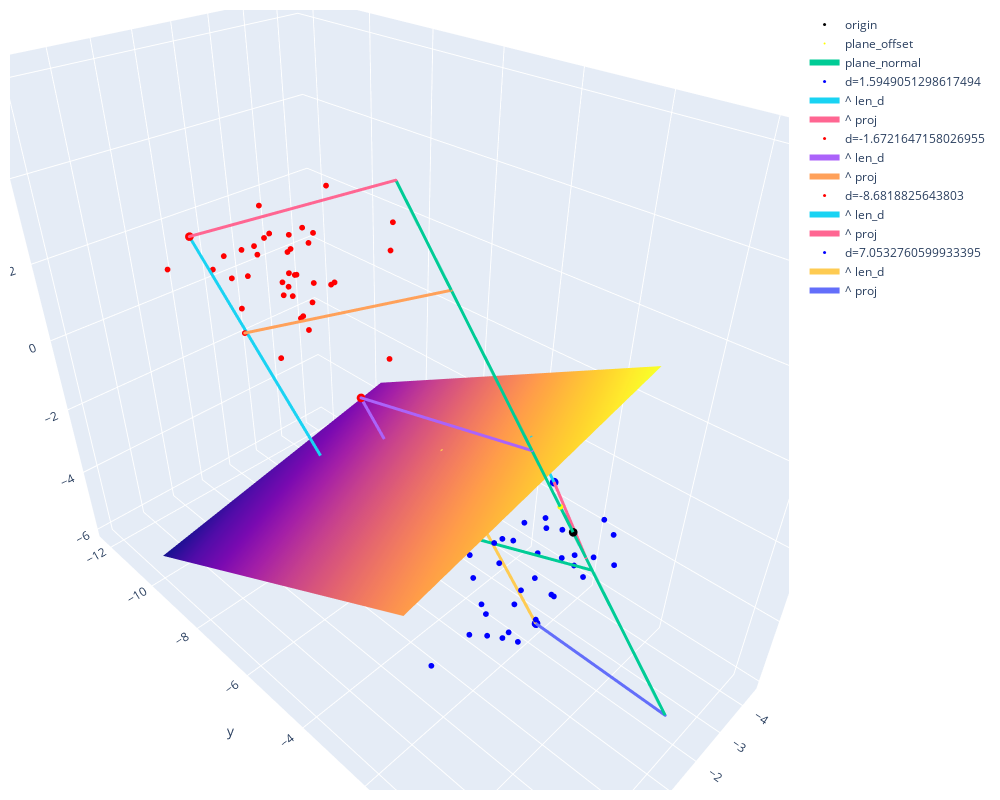

The cell this chart's notebook holds for it:
### Code cell
with ThreeDFigure() as fig: #trafo, back_trafo, swap_axes="xz"
    plane_offset = decision_plane.project([0,0,0]) #point where plane == plane.normal (plane doesn't need to go through [0,0,0])
    fig.add_markers([0,0,0], size=3, name="origin") #coordinate center
    fig.add_markers(plane_offset, name="plane_offset", color="yellow")
    fig.add_line(plane_offset+decision_plane.normal*minneg, plane_offset+decision_plane.normal*maxpos, name="plane_normal") 
    for point, side in zip(X, y):
        if trafo(point)[0] in [minneg, maxneg, minpos, maxpos]:
            fig.add_markers(point, color="blue" if side else "red", name="d="+str(trafo(point)[0]), size=3)
            fig.add_line(point, back_trafo([0, trafo(point)[1], trafo(point)[2]]), name="^ len_d",)            
            fig.add_line(point, ortho_projection_affine(point, decision_plane.normal), name="^ proj")
        else:
            fig.add_markers(point, color="blue" if side else "red", name=str(trafo(point)[0]), showlegend=False)
    xx, yy = make_meshgrid(minx=minx, miny=miny, maxx=maxx, maxy=maxy, margin=0.1)
    fig.add_surface(xx, yy, decision_plane.z) #decision hyperplane
    fig.add_sample_projections(X, decision_plane.normal, n_samples=3, showlegend=False)

### Figure 1 — Plotly figure (JSON) as saved in the notebook; plotly's stock layout.template omitted (floating-point values rounded to 4 significant figures; data arrays with more than 128 entries replaced by an {"elided": "..."} marker saying what was removed)
{"data": [{"marker": {"color": "black", "line": {"width": 0}, "size": 3}, "mode": "markers", "name": "origin", "type": "scatter3d", "x": [0], "y": [0], "z": [0]}, {"marker": {"color": "yellow", "line": {"width": 0}, "size": 2}, "mode": "markers", "name": "plane_offset", "type": "scatter3d", "x": [0.1046], "y": [-0.2674], "z": [0.5043]}, {"line": {"width": 6}, "marker": {"size": 1}, "name": "plane_normal", "type": "scatter3d", "x": [1.254, -0.8294], "y": [-3.208, 2.121], "z": [6.049, -4.0]}, {"marker": {"color": "blue", "line": {"width": 0}, "size": 2}, "mode": "markers", "name": "4.520104786776514", "showlegend": false, "type": "scatter3d", "x": [0.04201], "y": [-1.29], "z": [-3.848]}, {"marker": {"color": "blue", "line": {"width": 0}, "size": 3}, "mode": "markers", "name": "d=1.5949051298617494", "type": "scatter3d", "x": [-2.134], "y": [-1.905], "z": [-1.249]}, {"line": {"width": 6}, "marker": {"size": 1}, "name": "^ len_d", "type": "scatter3d", "x": [-2.134, -1.923], "y": [-1.905, -2.445], "z": [-1.249, -0.2301]}, {"line": {"width": 6}, "marker": {"size": 1}, "name": "^ proj", "type": "scatter3d", "x": [-2.134, -0.1066], "y": [-1.905, 0.2727], "z": [-1.249, -0.5142]}, {"marker": {"color": "blue", "line": {"width": 0}, "size": 2}, "mode": "markers", "name": "3.730167512258703", "showlegend": false, "type": "scatter3d", "x": [-2.644], "y": [-2.291], "z": [-3.153]}, {"marker": {"color": "red", "line": {"width": 0}, "size": 2}, "mode": "markers", "name": "-5.745992928452934", "showlegend": false, "type": "scatter3d", "x": [-1.84], "y": [-10.38], "z": [0.4023]}, {"marker": {"color": "red", "line": {"width": 0}, "size": 2}, "mode": "markers", "name": "-5.607479342784313", "showlegend": false, "type": "scatter3d", "x": [-1.616], "y": [-8.87], "z": [1.041]}, {"marker": {"color": "blue", "line": {"width": 0}, "size": 2}, "mode": "markers", "name": "2.46624821832641", "showlegend": false, "type": "scatter3d", "x": [-1.608], "y": [-2.186], "z": [-2.244]}, {"marker": {"color": "blue", "line": {"width": 0}, "size": 2}, "mode": "markers", "name": "3.8377588593858505", "showlegend": false, "type": "scatter3d", "x": [-1.723], "y": [-0.8964], "z": [-2.696]}, {"marker": {"color": "red", "line": {"width": 0}, "size": 2}, "mode": "markers", "name": "-3.8077693058260227", "showlegend": false, "type": "scatter3d", "x": [-0.7717], "y": [-9.265], "z": [-0.8654]}, {"marker": {"color": "blue", "line": {"width": 0}, "size": 2}, "mode": "markers", "name": "3.6738378466435027", "showlegend": false, "type": "scatter3d", "x": [-0.6713], "y": [-0.6319], "z": [-2.635]}, {"marker": {"color": "blue", "line": {"width": 0}, "size": 2}, "mode": "markers", "name": "3.4461171293380617", "showlegend": false, "type": "scatter3d", "x": [-1.598], "y": [-1.752], "z": [-2.844]}, {"marker": {"color": "red", "line": {"width": 0}, "size": 2}, "mode": "markers", "name": "-7.271648947270365", "showlegend": false, "type": "scatter3d", "x": [-1.876], "y": [-9.501], "z": [2.168]}, {"marker": {"color": "red", "line": {"width": 0}, "size": 2}, "mode": "markers", "name": "-6.02054438172613", "showlegend": false, "type": "scatter3d", "x": [1.305], "y": [-7.646], "z": [1.434]}, {"marker": {"color": "blue", "line": {"width": 0}, "size": 2}, "mode": "markers", "name": "3.4032814419682924", "showlegend": false, "type": "scatter3d", "x": [-0.5587], "y": [-2.654], "z": [-3.502]}, {"marker": {"color": "blue", "line": {"width": 0}, "size": 2}, "mode": "markers", "name": "3.4984037139662676", "showlegend": false, "type": "scatter3d", "x": [-0.5371], "y": [-1.351], "z": [-2.896]}, {"marker": {"color": "blue", "line": {"width": 0}, "size": 2}, "mode": "markers", "name": "5.39953961087352", "showlegend": false, "type": "scatter3d", "x": [-2.428], "y": [-2.3], "z": [-4.615]}, {"marker": {"color": "red", "line": {"width": 0}, "size": 2}, "mode": "markers", "name": "-8.158226730223781", "showlegend": false, "type": "scatter3d", "x": [-2.189], "y": [-8.93], "z": [3.285]}, {"marker": {"color": "red", "line": {"width": 0}, "size": 2}, "mode": "markers", "name": "-7.365028458102409", "showlegend": false, "type": "scatter3d", "x": [-1.239], "y": [-10.6], "z": [1.532]}, {"marker": {"color": "red", "line": {"width": 0}, "size": 3}, "mode": "markers", "name": "d=-1.6721647158026955", "type": "scatter3d", "x": [-1.549], "y": [-7.25], "z": [-1.442]}, {"line": {"width": 6}, "marker": {"size": 1}, "name": "^ len_d", "type": "scatter3d", "x": [-1.549, -1.771], "y": [-7.25, -6.684], "z": [-1.442, -2.509]}, {"line": {"width": 6}, "marker": {"size": 1}, "name": "^ proj", "type": "scatter3d", "x": [-1.549, 0.326], "y": [-7.25, -0.8337], "z": [-1.442, 1.572]}, {"marker": {"color": "blue", "line": {"width": 0}, "size": 2}, "mode": "markers", "name": "3.1918881467661584", "showlegend": false, "type": "scatter3d", "x": [-1.658], "y": [-2.469], "z": [-2.997]}, {"marker": {"color": "red", "line": {"width": 0}, "size": 2}, "mode": "markers", "name": "-5.669573549102594", "showlegend": false, "type": "scatter3d", "x": [-0.7772], "y": [-10.73], "z": [-0.0647]}, {"marker": {"color": "blue", "line": {"width": 0}, "size": 2}, "mode": "markers", "name": "3.958663632250468", "showlegend": false, "type": "scatter3d", "x": [-0.2077], "y": [-0.6905], "z": [-3.003]}, {"marker": {"color": "red", "line": {"width": 0}, "size": 2}, "mode": "markers", "name": "-2.4473691606452084", "showlegend": false, "type": "scatter3d", "x": [-2.209], "y": [-6.931], "z": [-0.4799]}, {"marker": {"color": "red", "line": {"width": 0}, "size": 2}, "mode": "markers", "name": "-6.941026298267742", "showlegend": false, "type": "scatter3d", "x": [-2.109], "y": [-9.394], "z": [1.994]}, {"marker": {"color": "blue", "line": {"width": 0}, "size": 2}, "mode": "markers", "name": "4.784683172385866", "showlegend": false, "type": "scatter3d", "x": [-0.318], "y": [-1.401], "z": [-4.056]}, {"marker": {"color": "blue", "line": {"width": 0}, "size": 2}, "mode": "markers", "name": "3.3011381180914676", "showlegend": false, "type": "scatter3d", "x": [-1.762], "y": [-2.847], "z": [-3.268]}, {"marker": {"color": "red", "line": {"width": 0}, "size": 2}, "mode": "markers", "name": "-5.949782719443056", "showlegend": false, "type": "scatter3d", "x": [-1.699], "y": [-9.614], "z": [0.9537]}, {"marker": {"color": "red", "line": {"width": 0}, "size": 2}, "mode": "markers", "name": "-7.633534610495445", "showlegend": false, "type": "scatter3d", "x": [-0.8996], "y": [-9.699], "z": [2.167]}, {"marker": {"color": "red", "line": {"width": 0}, "size": 3}, "mode": "markers", "name": "d=-8.6818825643803", "type": "scatter3d", "x": [0.1266], "y": [-11.22], "z": [2.034]}, {"line": {"width": 6}, "marker": {"size": 1}, "name": "^ len_d", "type": "scatter3d", "x": [0.1266, -1.023], "y": [-11.22, -8.279], "z": [2.034, -3.51]}, {"line": {"width": 6}, "marker": {"size": 1}, "name": "^ proj", "type": "scatter3d", "x": [0.1266, 1.254], "y": [-11.22, -3.208], "z": [2.034, 6.049]}, {"marker": {"color": "blue", "line": {"width": 0}, "size": 2}, "mode": "markers", "name": "3.9211781975638997", "showlegend": false, "type": "scatter3d", "x": [-3.279], "y": [-1.228], "z": [-2.619]}, {"marker": {"color": "red", "line": {"width": 0}, "size": 2}, "mode": "markers", "name": "-7.602510966286185", "showlegend": false, "type": "scatter3d", "x": [-0.5448], "y": [-10.13], "z": [1.836]}, {"marker": {"color": "red", "line": {"width": 0}, "size": 2}, "mode": "markers", "name": "-5.8215245358552625", "showlegend": false, "type": "scatter3d", "x": [-1.999], "y": [-10.06], "z": [0.6682]}, {"marker": {"color": "blue", "line": {"width": 0}, "size": 2}, "mode": "markers", "name": "4.245398071311599", "showlegend": false, "type": "scatter3d", "x": [-0.692], "y": [-1.589], "z": [-3.622]}, {"marker": {"color": "blue", "line": {"width": 0}, "size": 2}, "mode": "markers", "name": "5.022136790147635", "showlegend": false, "type": "scatter3d", "x": [-0.2605], "y": [-1.922], "z": [-4.544]}, {"marker": {"color": "blue", "line": {"width": 0}, "size": 2}, "mode": "markers", "name": "2.356951788816178", "showlegend": false, "type": "scatter3d", "x": [-1.72], "y": [-1.741], "z": [-1.892]}, {"marker": {"color": "blue", "line": {"width": 0}, "size": 2}, "mode": "markers", "name": "2.0016244350890786", "showlegend": false, "type": "scatter3d", "x": [-0.5416], "y": [-2.586], "z": [-2.284]}, {"marker": {"color": "blue", "line": {"width": 0}, "size": 2}, "mode": "markers", "name": "5.154934108046541", "showlegend": false, "type": "scatter3d", "x": [-3.144], "y": [-1.262], "z": [-3.709]}, {"marker": {"color": "blue", "line": {"width": 0}, "size": 2}, "mode": "markers", "name": "1.8056041928849378", "showlegend": false, "type": "scatter3d", "x": [1.986], "y": [-0.6218], "z": [-1.601]}, {"marker": {"color": "red", "line": {"width": 0}, "size": 2}, "mode": "markers", "name": "-6.6688453959561595", "showlegend": false, "type": "scatter3d", "x": [-0.7782], "y": [-10.33], "z": [0.9933]}, {"marker": {"color": "blue", "line": {"width": 0}, "size": 2}, "mode": "markers", "name": "4.968500107919382", "showlegend": false, "type": "scatter3d", "x": [-2.354], "y": [-1.001], "z": [-3.577]}, {"marker": {"color": "blue", "line": {"width": 0}, "size": 2}, "mode": "markers", "name": "2.688771577065013", "showlegend": false, "type": "scatter3d", "x": [0.5324], "y": [-3.307], "z": [-3.47]}, {"marker": {"color": "blue", "line": {"width": 0}, "size": 2}, "mode": "markers", "name": "5.75564472785656", "showlegend": false, "type": "scatter3d", "x": [-0.7956], "y": [-1.466], "z": [-4.812]}, {"marker": {"color": "red", "line": {"width": 0}, "size": 2}, "mode": "markers", "name": "-7.372835645872424", "showlegend": false, "type": "scatter3d", "x": [-1.958], "y": [-10.92], "z": [1.518]}, {"marker": {"color": "red", "line": {"width": 0}, "size": 2}, "mode": "markers", "name": "-4.570579311887976", "showlegend": false, "type": "scatter3d", "x": [-0.8466], "y": [-8.203], "z": [0.3586]}, {"marker": {"color": "red", "line": {"width": 0}, "size": 2}, "mode": "markers", "name": "-7.43044616429553", "showlegend": false, "type": "scatter3d", "x": [-0.9541], "y": [-11.52], "z": [1.04]}, {"marker": {"color": "red", "line": {"width": 0}, "size": 2}, "mode": "markers", "name": "-7.419499663992624", "showlegend": false, "type": "scatter3d", "x": [-1.167], "y": [-9.111], "z": [2.353]}, {"marker": {"color": "red", "line": {"width": 0}, "size": 2}, "mode": "markers", "name": "-5.327418280604753", "showlegend": false, "type": "scatter3d", "x": [-1.619], "y": [-9.718], "z": [0.3556]}, {"marker": {"color": "blue", "line": {"width": 0}, "size": 2}, "mode": "markers", "name": "1.816886210979866", "showlegend": false, "type": "scatter3d", "x": [2.815], "y": [-0.7715], "z": [-1.862]}, {"marker": {"color": "red", "line": {"width": 0}, "size": 2}, "mode": "markers", "name": "-6.434900430010024", "showlegend": false, "type": "scatter3d", "x": [-2.468], "y": [-10.9], "z": [0.8398]}, {"marker": {"color": "blue", "line": {"width": 0}, "size": 2}, "mode": "markers", "name": "3.2708310505717697", "showlegend": false, "type": "scatter3d", "x": [-2.611], "y": [-3.618], "z": [-3.476]}, {"marker": {"color": "blue", "line": {"width": 0}, "size": 2}, "mode": "markers", "name": "4.721325554909513", "showlegend": false, "type": "scatter3d", "x": [-2.632], "y": [-0.4599], "z": [-3.023]}, {"marker": {"color": "blue", "line": {"width": 0}, "size": 2}, "mode": "markers", "name": "1.9402856730358167", "showlegend": false, "type": "scatter3d", "x": [-0.2737], "y": [-3.075], "z": [-2.547]}, {"marker": {"color": "red", "line": {"width": 0}, "size": 2}, "mode": "markers", "name": "-7.112210411104723", "showlegend": false, "type": "scatter3d", "x": [-0.8563], "y": [-8.682], "z": [2.256]}, {"marker": {"color": "blue", "line": {"width": 0}, "size": 2}, "mode": "markers", "name": "3.137269193818632", "showlegend": false, "type": "scatter3d", "x": [0.5109], "y": [-1.412], "z": [-2.84]}, {"marker": {"color": "blue", "line": {"width": 0}, "size": 2}, "mode": "markers", "name": "4.50996459293455", "showlegend": false, "type": "scatter3d", "x": [-3.363], "y": [-0.9825], "z": [-2.97]}, {"marker": {"color": "red", "line": {"width": 0}, "size": 2}, "mode": "markers", "name": "-5.169960629183325", "showlegend": false, "type": "scatter3d", "x": [-3.624], "y": [-8.32], "z": [1.379]}, {"marker": {"color": "red", "line": {"width": 0}, "size": 2}, "mode": "markers", "name": "-5.996422073376541", "showlegend": false, "type": "scatter3d", "x": [-0.8982], "y": [-8.915], "z": [1.197]}, {"marker": {"color": "red", "line": {"width": 0}, "size": 2}, "mode": "markers", "name": "-8.402287099482406", "showlegend": false, "type": "scatter3d", "x": [-1.684], "y": [-10.87], "z": [2.36]}, {"marker": {"color": "blue", "line": {"width": 0}, "size": 2}, "mode": "markers", "name": "1.6149660181834125", "showlegend": false, "type": "scatter3d", "x": [-0.1757], "y": [-1.867], "z": [-1.651]}, {"marker": {"color": "red", "line": {"width": 0}, "size": 2}, "mode": "markers", "name": "-7.237910744469194", "showlegend": false, "type": "scatter3d", "x": [-0.585], "y": [-11.51], "z": [0.8038]}, {"marker": {"color": "red", "line": {"width": 0}, "size": 2}, "mode": "markers", "name": "-5.112199396948156", "showlegend": false, "type": "scatter3d", "x": [-2.302], "y": [-9.049], "z": [0.6697]}, {"marker": {"color": "red", "line": {"width": 0}, "size": 2}, "mode": "markers", "name": "-7.019649731647505", "showlegend": false, "type": "scatter3d", "x": [-0.06222], "y": [-9.943], "z": [1.344]}, {"marker": {"color": "blue", "line": {"width": 0}, "size": 2}, "mode": "markers", "name": "3.7689940340626134", "showlegend": false, "type": "scatter3d", "x": [-0.7792], "y": [-0.7632], "z": [-2.763]}, {"marker": {"color": "blue", "line": {"width": 0}, "size": 2}, "mode": "markers", "name": "2.3338236059696182", "showlegend": false, "type": "scatter3d", "x": [-1.741], "y": [-2.848], "z": [-2.455]}, {"marker": {"color": "blue", "line": {"width": 0}, "size": 2}, "mode": "markers", "name": "3.790577213908484", "showlegend": false, "type": "scatter3d", "x": [-1.847], "y": [-1.293], "z": [-2.841]}, {"marker": {"color": "red", "line": {"width": 0}, "size": 2}, "mode": "markers", "name": "-4.581931802766318", "showlegend": false, "type": "scatter3d", "x": [-1.662], "y": [-9.415], "z": [-0.1055]}, {"marker": {"color": "blue", "line": {"width": 0}, "size": 2}, "mode": "markers", "name": "5.070768599812155", "showlegend": false, "type": "scatter3d", "x": [-3.058], "y": [-1.707], "z": [-3.891]}, {"marker": {"color": "red", "line": {"width": 0}, "size": 2}, "mode": "markers", "name": "-4.647953120182474", "showlegend": false, "type": "scatter3d", "x": [-1.437], "y": [-9.225], "z": [0.004471]}, {"marker": {"color": "red", "line": {"width": 0}, "size": 2}, "mode": "markers", "name": "-7.964409309726637", "showlegend": false, "type": "scatter3d", "x": [0.3044], "y": [-12.14], "z": [0.9018]}, {"marker": {"color": "red", "line": {"width": 0}, "size": 2}, "mode": "markers", "name": "-6.208311533797028", "showlegend": false, "type": "scatter3d", "x": [-3.148], "y": [-7.75], "z": [2.461]}, {"marker": {"color": "red", "line": {"width": 0}, "size": 2}, "mode": "markers", "name": "-4.789030153021866", "showlegend": false, "type": "scatter3d", "x": [-2.028], "y": [-9.472], "z": [0.1151]}, {"marker": {"color": "red", "line": {"width": 0}, "size": 2}, "mode": "markers", "name": "-5.107420786780234", "showlegend": false, "type": "scatter3d", "x": [-2.413], "y": [-9.048], "z": [0.6892]}, {"marker": {"color": "red", "line": {"width": 0}, "size": 2}, "mode": "markers", "name": "-5.446739281731259", "showlegend": false, "type": "scatter3d", "x": [-1.556], "y": [-9.998], "z": [0.2947]}, {"marker": {"color": "blue", "line": {"width": 0}, "size": 2}, "mode": "markers", "name": "3.4884881425735634", "showlegend": false, "type": "scatter3d", "x": [-1.172], "y": [-2.439], "z": [-3.333]}, {"marker": {"color": "blue", "line": {"width": 0}, "size": 2}, "mode": "markers", "name": "5.6752636686948685", "showlegend": false, "type": "scatter3d", "x": [-1.545], "y": [-3.139], "z": [-5.476]}, {"marker": {"color": "red", "line": {"width": 0}, "size": 2}, "mode": "markers", "name": "-6.956325382081769", "showlegend": false, "type": "scatter3d", "x": [-1.357], "y": [-8.657], "z": [2.241]}, {"marker": {"color": "red", "line": {"width": 0}, "size": 2}, "mode": "markers", "name": "-6.070475127705514", "showlegend": false, "type": "scatter3d", "x": [-1.661], "y": [-9.857], "z": [0.9188]}, {"marker": {"color": "red", "line": {"width": 0}, "size": 2}, "mode": "markers", "name": "-7.257685749931957", "showlegend": false, "type": "scatter3d", "x": [-0.7377], "y": [-9.795], "z": [1.764]}, {"marker": {"color": "blue", "line": {"width": 0}, "size": 2}, "mode": "markers", "name": "3.8404185398228554", "showlegend": false, "type": "scatter3d", "x": [-2.747], "y": [-1.931], "z": [-3.034]}, {"marker": {"color": "blue", "line": {"width": 0}, "size": 2}, "mode": "markers", "name": "2.4403704724941955", "showlegend": false, "type": "scatter3d", "x": [-0.424], "y": [-2.68], "z": [-2.729]}, {"marker": {"color": "blue", "line": {"width": 0}, "size": 3}, "mode": "markers", "name": "d=7.0532760599933395", "type": "scatter3d", "x": [-2.317], "y": [-2.041], "z": [-5.899]}, {"line": {"width": 6}, "marker": {"size": 1}, "name": "^ len_d", "type": "scatter3d", "x": [-2.317, -1.383], "y": [-2.041, -4.429], "z": [-5.899, -1.394]}, {"line": {"width": 6}, "marker": {"size": 1}, "name": "^ proj", "type": "scatter3d", "x": [-2.317, -0.8294], "y": [-2.041, 2.121], "z": [-5.899, -4.0]}, {"showlegend": false, "showscale": false, "type": "surface", "x": {"elided": "30x30 float values"}, "y": {"elided": "30x30 float values"}, "z": {"elided": "30x30 float values"}}, {"line": {"width": 6}, "marker": {"size": 1}, "showlegend": false, "type": "scatter3d", "x": [-0.5416, -0.1605], "y": [-2.586, 0.4104], "z": [-2.284, -0.774]}, {"line": {"width": 6}, "marker": {"size": 1}, "showlegend": false, "type": "scatter3d", "x": [-1.549, 0.326], "y": [-7.25, -0.8337], "z": [-1.442, 1.572]}, {"line": {"width": 6}, "marker": {"size": 1}, "showlegend": false, "type": "scatter3d", "x": [1.305, 0.9018], "y": [-7.646, -2.306], "z": [1.434, 4.349]}], "layout": {"autosize": true, "height": 800, "margin": {"b": 10, "l": 10, "pad": 4, "r": 10, "t": 10}, "paper_bgcolor": "White", "scene": {"aspectmode": "data", "aspectratio": {"x": 0.695, "y": 1.311, "z": 1.098}, "camera": {"eye": {"x": 1, "y": 1, "z": 1}}}, "width": 1000}}
